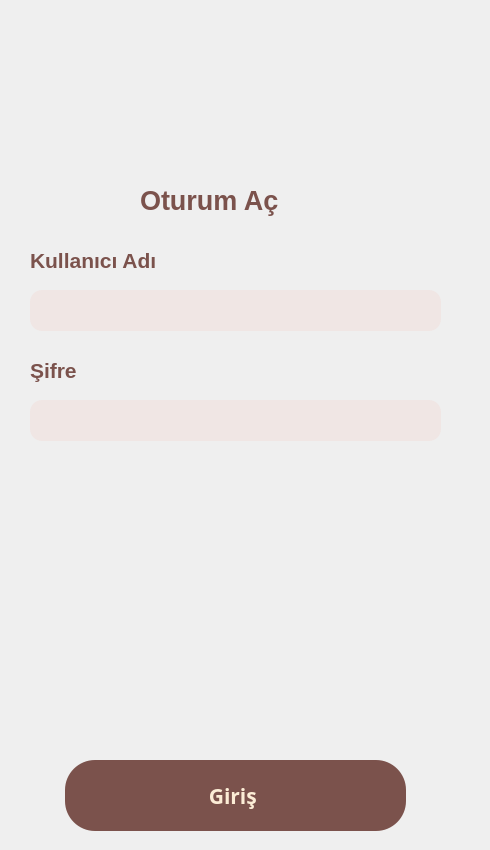
   <widget class="QWidget" name="yonetici_giris">
    <widget class="QLabel" name="lb_arka_plan_yonetici_giris">
     <property name="geometry">
      <rect>
       <x>0</x>
       <y>0</y>
       <width>481</width>
       <height>841</height>
      </rect>
     </property>
     <property name="text">
      <string/>
     </property>
     <property name="pixmap">
      <pixmap>icon/rp_acik_kahverengi.png</pixmap>
     </property>
     <property name="scaledContents">
      <bool>true</bool>
     </property>
    </widget>
    <widget class="QLabel" name="lb_pencere_adi_yonetici_giris">
     <property name="geometry">
      <rect>
       <x>140</x>
       <y>180</y>
       <width>181</width>
       <height>41</height>
      </rect>
     </property>
     <property name="font">
      <font>
       <pointsize>20</pointsize>
       <weight>75</weight>
       <bold>true</bold>
      </font>
     </property>
     <property name="styleSheet">
      <string notr="true">color: #7b524c;
font-size: 20t;</string>
     </property>
     <property name="text">
      <string>Oturum Aç</string>
     </property>
    </widget>
    <widget class="QLabel" name="lb_minik_insan_icon_yonetici_giris">
     <property name="geometry">
      <rect>
       <x>400</x>
       <y>250</y>
       <width>31</width>
       <height>31</height>
      </rect>
     </property>
     <property name="text">
      <string/>
     </property>
     <property name="pixmap">
      <pixmap>icon/user.png</pixmap>
     </property>
     <property name="scaledContents">
      <bool>true</bool>
     </property>
    </widget>
    <widget class="QPushButton" name="btn_giris_oturum_yonetici_giris">
     <property name="geometry">
      <rect>
       <x>65</x>
       <y>760</y>
       <width>341</width>
       <height>71</height>
      </rect>
     </property>
     <property name="palette">
      <palette>
       <active>
        <colorrole role="WindowText">
         <brush brushstyle="SolidPattern">
          <color alpha="255">
           <red>252</red>
           <green>237</green>
           <blue>214</blue>
          </color>
         </brush>
        </colorrole>
        <colorrole role="Button">
         <brush brushstyle="SolidPattern">
          <color alpha="255">
           <red>123</red>
           <green>82</green>
           <blue>76</blue>
          </color>
         </brush>
        </colorrole>
        <colorrole role="Text">
         <brush brushstyle="SolidPattern">
          <color alpha="255">
           <red>252</red>
           <green>237</green>
           <blue>214</blue>
          </color>
         </brush>
        </colorrole>
        <colorrole role="ButtonText">
         <brush brushstyle="SolidPattern">
          <color alpha="255">
           <red>252</red>
           <green>237</green>
           <blue>214</blue>
          </color>
         </brush>
        </colorrole>
        <colorrole role="Base">
         <brush brushstyle="SolidPattern">
          <color alpha="255">
           <red>123</red>
           <green>82</green>
           <blue>76</blue>
          </color>
         </brush>
        </colorrole>
        <colorrole role="Window">
         <brush brushstyle="SolidPattern">
          <color alpha="255">
           <red>123</red>
           <green>82</green>
           <blue>76</blue>
          </color>
         </brush>
        </colorrole>
       </active>
       <inactive>
        <colorrole role="WindowText">
         <brush brushstyle="SolidPattern">
          <color alpha="255">
           <red>252</red>
           <green>237</green>
           <blue>214</blue>
          </color>
         </brush>
        </colorrole>
        <colorrole role="Button">
         <brush brushstyle="SolidPattern">
          <color alpha="255">
           <red>123</red>
           <green>82</green>
           <blue>76</blue>
          </color>
         </brush>
        </colorrole>
        <colorrole role="Text">
         <brush brushstyle="SolidPattern">
          <color alpha="255">
           <red>252</red>
           <green>237</green>
           <blue>214</blue>
          </color>
         </brush>
        </colorrole>
        <colorrole role="ButtonText">
         <brush brushstyle="SolidPattern">
          <color alpha="255">
           <red>252</red>
           <green>237</green>
           <blue>214</blue>
          </color>
         </brush>
        </colorrole>
        <colorrole role="Base">
         <brush brushstyle="SolidPattern">
          <color alpha="255">
           <red>123</red>
           <green>82</green>
           <blue>76</blue>
          </color>
         </brush>
        </colorrole>
        <colorrole role="Window">
         <brush brushstyle="SolidPattern">
          <color alpha="255">
           <red>123</red>
           <green>82</green>
           <blue>76</blue>
          </color>
         </brush>
        </colorrole>
       </inactive>
       <disabled>
        <colorrole role="WindowText">
         <brush brushstyle="SolidPattern">
          <color alpha="255">
           <red>252</red>
           <green>237</green>
           <blue>214</blue>
          </color>
         </brush>
        </colorrole>
        <colorrole role="Button">
         <brush brushstyle="SolidPattern">
          <color alpha="255">
           <red>123</red>
           <green>82</green>
           <blue>76</blue>
          </color>
         </brush>
        </colorrole>
        <colorrole role="Text">
         <brush brushstyle="SolidPattern">
          <color alpha="255">
           <red>252</red>
           <green>237</green>
           <blue>214</blue>
          </color>
         </brush>
        </colorrole>
        <colorrole role="ButtonText">
         <brush brushstyle="SolidPattern">
          <color alpha="255">
           <red>252</red>
           <green>237</green>
           <blue>214</blue>
          </color>
         </brush>
        </colorrole>
        <colorrole role="Base">
         <brush brushstyle="SolidPattern">
          <color alpha="255">
           <red>123</red>
           <green>82</green>
           <blue>76</blue>
          </color>
         </brush>
        </colorrole>
        <colorrole role="Window">
         <brush brushstyle="SolidPattern">
          <color alpha="255">
           <red>123</red>
           <green>82</green>
           <blue>76</blue>
          </color>
         </brush>
        </colorrole>
       </disabled>
      </palette>
     </property>
     <property name="font">
      <font>
       <family>Arial Black</family>
       <pointsize>16</pointsize>
       <weight>75</weight>
       <bold>true</bold>
      </font>
     </property>
     <property name="cursor">
      <cursorShape>ArrowCursor</cursorShape>
     </property>
     <property name="contextMenuPolicy">
      <enum>Qt::DefaultContextMenu</enum>
     </property>
     <property name="styleSheet">
      <string notr="true">QPushButton {
    background-color: #7b524c;
    color: #fcedd6;
    border-radius: 30px;
    font-size: 16pt;
}

QPushButton:hover {
    background-color: #6a4944;
}

QPushButton:pressed {
    background-color: #4e3d3b;
}</string>
     </property>
     <property name="text">
      <string>Giriş </string>
     </property>
    </widget>
    <widget class="QLabel" name="lb_kilit_icon_yonetici_giris">
     <property name="geometry">
      <rect>
       <x>400</x>
       <y>360</y>
       <width>31</width>
       <height>31</height>
      </rect>
     </property>
     <property name="text">
      <string/>
     </property>
     <property name="pixmap">
      <pixmap>icon/padlock.png</pixmap>
     </property>
     <property name="scaledContents">
      <bool>true</bool>
     </property>
    </widget>
    <widget class="QLabel" name="lb_sifre_yonetici_giris">
     <property name="geometry">
      <rect>
       <x>30</x>
       <y>350</y>
       <width>71</width>
       <height>41</height>
      </rect>
     </property>
     <property name="font">
      <font>
       <pointsize>16</pointsize>
       <weight>75</weight>
       <bold>true</bold>
      </font>
     </property>
     <property name="styleSheet">
      <string notr="true">color: #7b524c;
font-size: 20t;</string>
     </property>
     <property name="text">
      <string>Şifre</string>
     </property>
    </widget>
    <widget class="QLabel" name="lb_kullanici_adi_yonetici_giris">
     <property name="geometry">
      <rect>
       <x>30</x>
       <y>240</y>
       <width>171</width>
       <height>41</height>
      </rect>
     </property>
     <property name="font">
      <font>
       <pointsize>16</pointsize>
       <weight>75</weight>
       <bold>true</bold>
      </font>
     </property>
     <property name="styleSheet">
      <string notr="true">color: #7b524c;
font-size: 20t;</string>
     </property>
     <property name="text">
      <string>Kullanıcı Adı</string>
     </property>
    </widget>
    <widget class="QLabel" name="lb_kahve_icon_yonetici_giris">
     <property name="geometry">
      <rect>
       <x>160</x>
       <y>20</y>
       <width>141</width>
       <height>151</height>
      </rect>
     </property>
     <property name="text">
      <string/>
     </property>
     <property name="pixmap">
      <pixmap>icon/coffee-cup.png</pixmap>
     </property>
     <property name="scaledContents">
      <bool>true</bool>
     </property>
    </widget>
    <widget class="QPushButton" name="btn_geri_oturum_yonetici_giris">
     <property name="geometry">
      <rect>
       <x>10</x>
       <y>10</y>
       <width>71</width>
       <height>61</height>
      </rect>
     </property>
     <property name="styleSheet">
      <string notr="true">QPushButton {
    background-color: rgba(0, 0, 0, 0);
    border: none;
}</string>
     </property>
     <property name="text">
      <string/>
     </property>
     <property name="icon">
      <iconset>
       <normaloff>icon/turn-back_17151132.png</normaloff>icon/turn-back_17151132.png</iconset>
     </property>
     <property name="iconSize">
      <size>
       <width>60</width>
       <height>60</height>
      </size>
     </property>
    </widget>
    <widget class="QLineEdit" name="le_kullanici_adi_yonetici_giris">
     <property name="geometry">
      <rect>
       <x>30</x>
       <y>290</y>
       <width>411</width>
       <height>41</height>
      </rect>
     </property>
     <property name="styleSheet">
      <string notr="true">QLineEdit {
    background-color: #f0e6e4;
    color: #7b524c;
    border-radius: 12px;
    font-size: 14pt;
    padding: 5px;
}</string>
     </property>
     <property name="text">
      <string/>
     </property>
    </widget>
    <widget class="QLineEdit" name="le_sifre_yonetici_giris">
     <property name="geometry">
      <rect>
       <x>30</x>
       <y>400</y>
       <width>411</width>
       <height>41</height>
      </rect>
     </property>
     <property name="styleSheet">
      <string notr="true">QLineEdit {
    background-color: #f0e6e4;
    color: #7b524c;
    border-radius: 12px;
    font-size: 14pt;
    padding: 5px;
}</string>
     </property>
     <property name="text">
      <string/>
     </property>
     <property name="echoMode">
      <enum>QLineEdit::Password</enum>
     </property>
    </widget>
    <widget class="QLabel" name="lb_kahve_cekirdegi_icon_yonetici_giris">
     <property name="geometry">
      <rect>
       <x>240</x>
       <y>110</y>
       <width>81</width>
       <height>71</height>
      </rect>
     </property>
     <property name="text">
      <string/>
     </property>
     <property name="pixmap">
      <pixmap>icon/coffee-beans.png</pixmap>
     </property>
     <property name="scaledContents">
      <bool>true</bool>
     </property>
    </widget>
    <widget class="QPushButton" name="btn_sifre_goster_yonetici_giris">
     <property name="geometry">
      <rect>
       <x>390</x>
       <y>400</y>
       <width>51</width>
       <height>41</height>
      </rect>
     </property>
     <property name="styleSheet">
      <string notr="true">QPushButton {
    background-color: rgba(0, 0, 0, 0);
    border: none;
}</string>
     </property>
     <property name="text">
      <string/>
     </property>
     <property name="icon">
      <iconset>
       <normaloff>icon/eye_10784416.png</normaloff>icon/eye_10784416.png</iconset>
     </property>
     <property name="iconSize">
      <size>
       <width>40</width>
       <height>40</height>
      </size>
     </property>
    </widget>
   </widget>
